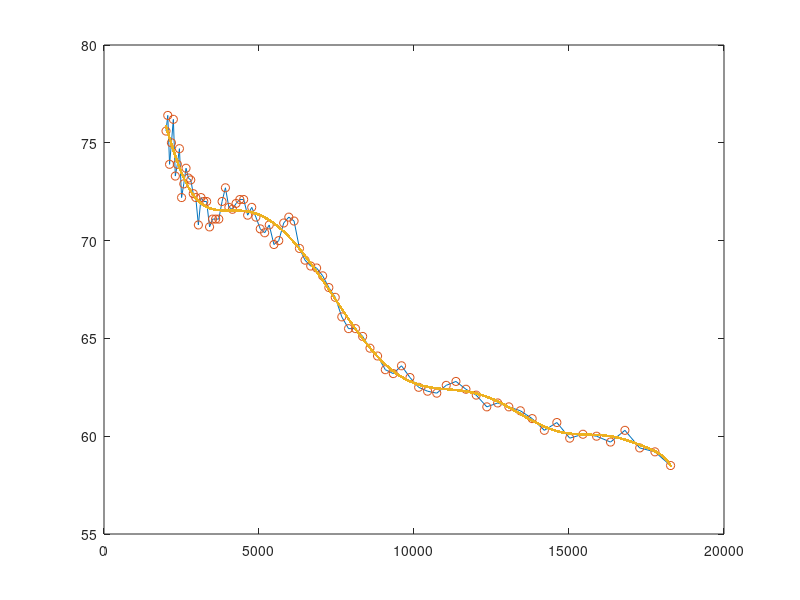
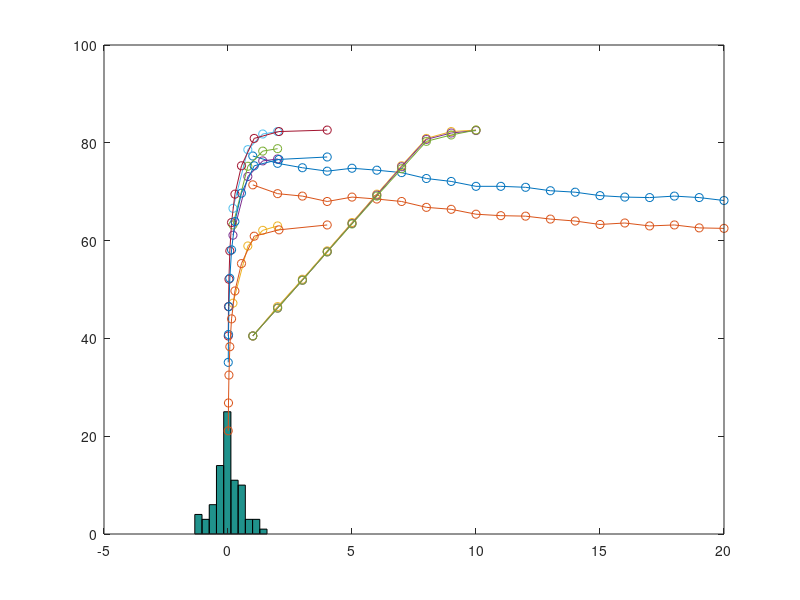

Here is the MATLAB script that generated these plots, in order: (Note: this script raises an error after producing the figures.)
%%

longsweep_2_32_03 = [75.6,76.4,73.9,75.0,76.2,73.3,73.9,74.7,72.2,72.9,73.7,73.2,73.1,72.4,72.2,70.8,72.2, ...
                     72.0,72.0,70.7,71.1,71.1,71.1,72.0,72.7,71.7,71.6,71.9,72.1,72.1,71.3,71.7,71.2,70.6, ...
                     70.4,70.8,69.8,70.0,70.9,71.2,71.0,69.6,69.0,68.7,68.6,68.2,67.6,67.1,66.1,65.5,65.5, ...
                     65.1,64.5,64.1,63.4,63.2,63.6,63.0,62.5,62.3,62.2,62.6,62.8,62.4,62.1,61.5,61.7,61.5, ...
                     61.3,60.9,60.3,60.7,59.9,60.1,60.0,59.7,60.3,59.4,59.2,58.5,58.7,59.1,57.9,57.9,57.5, ...
                     57.1,58.0,56.2,55.6,54.9,54.8,56.0,54.0,53.0,54.2,50.0,54.2,49.4,48.6];
                 
n = 80
                 
longsweep_2_32_03 = longsweep_2_32_03(1:n);
frqs = logspace(log10(2000),log10(32000),100);
frqs = frqs(1:n);

plot(frqs,longsweep_2_32_03)


%% Fit Data
%Here we fit the offsets of the frequencies
x1 = 1:n;
global p
p = polyfit(frqs,longsweep_2_32_03,12);

x1 = linspace(min(frqs),max(frqs),100001);
y1 = polyval(p,x1);
hold on 
plot(frqs,longsweep_2_32_03,'o')
plot(x1,y1,'.')
hold off

        
figure()
hist(longsweep_2_32_03-polyval(p,frqs))


%% Now we get those offset

%get_offset = @(x) polval(p,x);
get_offset = @(p,x) polyval(p,x);
get_offset(p,600)
%%
levels_8kHz_sweep_03 = [77.3,75.8,74.9,74.2,74.8,74.4,73.9,72.7,72.1,71.1,71.1,70.9,70.2,69.9,69.2,68.9,68.8,69.1,68.8,68.2];
levels_8kHz_sweep_015 =[71.4,69.6,69.1,68.0,68.9,68.5,68.0,66.8,66.4,65.4,65.1,65.0,64.4,64.0,63.3,63.6,63.0,63.2,62.6,62.5];

hold on
plot(levels_8kHz_sweep_03,'o-')
plot(levels_8kHz_sweep_015,'o-')
%%
levels_8kHz_deltaLevel = [66.6,78.6,81.8,82.3];
levels_12kHz_deltaLevel = [63.2,75.2,78.3,78.8];
levels_16kHz_deltaLevel = [61.1,73.1,76.3,76.7];
levels_32kHz_deltaLevel = [47.2,58.9,62.1,63.0];
levels =[0.2, 0.8,1.4,2];


level_Mtx_deltaLevel = cat(1,levels_8kHz_deltaLevel, ...
                             levels_12kHz_deltaLevel, ...
                             levels_16kHz_deltaLevel, ...
                             levels_32kHz_deltaLevel);
                         
                         
level_Mtx_deltaLevel_norm = cat(1,levels_8kHz_deltaLevel./max(levels_8kHz_deltaLevel), ...
                             levels_12kHz_deltaLevel./max(levels_12kHz_deltaLevel), ...
                             levels_16kHz_deltaLevel./max(levels_16kHz_deltaLevel), ...
                             levels_32kHz_deltaLevel./max(levels_32kHz_deltaLevel));


plot(levels,flipud(level_Mtx_deltaLevel)','o-')
%set(gca, 'XScale', 'log')






%%
levels = logspace(log10(0.01),log10(4),10);


levels_8kHz_deltaLevel = [40.5,46.5,52.1,57.9,63.7,69.5,75.3,80.9,82.3,82.6];
levels_16kHz_deltaLevel = [35.1,40.8,46.5,52.3,58.1,63.9,69.7,75.3,76.6,77.1];
levels_32kHz_deltaLevel = [21.1,26.8,32.5,38.3,44.0,49.7,55.3,60.9,62.2,63.2];


level_Mtx_deltaLevel = cat(1,levels_8kHz_deltaLevel, ...
                             levels_16kHz_deltaLevel, ...
                             levels_32kHz_deltaLevel);

                         
hold on                        
%plot(levels,level_Mtx_deltaLevel + repmat(level_Mtx_deltaLevel(1,1) - level_Mtx_deltaLevel(:,1),1,10),'o-')


hold on
plot(levels,levels_8kHz_deltaLevel,'o-')
plot(levels,levels_16kHz_deltaLevel,'o-')
plot(levels,levels_32kHz_deltaLevel,'o-')

hold off


%So this implies that there is an exponential relationship between "gain
%factor" and level. Different frequencies will offset by different amounts
%so then I guess the equation should look something like. Ok this is
%beautiful. Now we know that exponential function + an offset. A



%% Analysis
%Fit exponential function to the data from different frequencies to fit
%gain parameter

gainData = level_Mtx_deltaLevel + repmat(level_Mtx_deltaLevel(1,1) - level_Mtx_deltaLevel(:,1),1,10);

x = reshape(repmat(levels,3,1),1,30)
y = reshape(gainData,1,30);

hold on                        
plot((level_Mtx_deltaLevel + repmat(level_Mtx_deltaLevel(1,1) - level_Mtx_deltaLevel(:,1),1,10))','o-')
%%
f = fit(x',y','power2'); 
plot(f,x,y);

%% polynomial fit
p2 = polyfit(x,y,4);
x1 = x;
x1= linspace(0,4,1001);
y1 = polyval(p2,x1);
hold on 
plot(x,y,'o')
plot(x1,y1)
hold off


%% Find roots

global target
target = 60;
f = @(x) polyval(p,x) - target;
tic

fzero(f,1)
toc


%% Spline fit
global f
f = fit(x', y', 'smoothingspline');
plot(f,x,y);

spline_fit = @(x) feval(f,x);



gain_factors = linspace(0,5,1001);
fit_vals = f(gain_factors);

%% 

target_level = 60;
gain_factors(argmin(abs(target_level-fit_vals)))
%%
f = @(x) polyval(p,x) - target;

%%
modelFun = @(b,x) b(1).*log2(1+b(2).*x - b(3));
out = nlinfit(x',y',modelFun,rand(3,1));

hold on
plot(x,y,'o')
plot(x1,modelFun(out,x1))
%%

xx = linspace(min(levels),max(levels),40);
yy = spline(levels,gainData(1,:),xx);
hold on
plot(x(1:30),y(1:30),'o')
plot(xx,yy)


%% Inverse Exponential

funa = @(b,x) b(1) -1./(1+exp(x.*b(2) -b(3)));
out = nlinfit(x',y',funa,rand(2));
plot(x,funa(out,x))


%%
figure()
hold on
plot(ones(4),levels_8kHz_deltaLevel/max(levels_8kHz_deltaLevel),'o')
plot(ones(4)*2,levels_12kHz_deltaLevel/max(levels_12kHz_deltaLevel),'o')
plot(ones(4)*3,levels_16kHz_deltaLevel/max(levels_16kHz_deltaLevel),'o')
plot(ones(4)*4,levels_32kHz_deltaLevel/max(levels_32kHz_deltaLevel),'o')

xlim([0,6])

















%% calibration log 
%here record the lvel of a bunch of an 32Khz Pure tone presented at many
%different levels
%Can use very low gain factors for low frequencies then (ie around 0.001).
%For high frequency stimuli, can then 


%Notes: 
%1. Characterise frequencies with current gain on the amplifier and and 0.5
%this will get the level offset for all stimuli. Then get the level
%calibration curve at 

InitializePsychSound(1);
pahandle = PsychPortAudio('Open', [], 1, [], params.sampleRate, 1, [], 0.015);
%%

levels = logspace(log10(0.01),log10(0.1),2);

snd_dur = 20;
for level = levels
    frq = 2000;
    snd = gensin(frq,snd_dur,params.sampleRate,params.edgeWin);
    PsychPortAudio('FillBuffer', pahandle, snd*level);
    level
    PsychPortAudio('Start', pahandle);
    pause(snd_dur+3)

    
    
end
%%

measured_levels = [
                    
                    ]
























